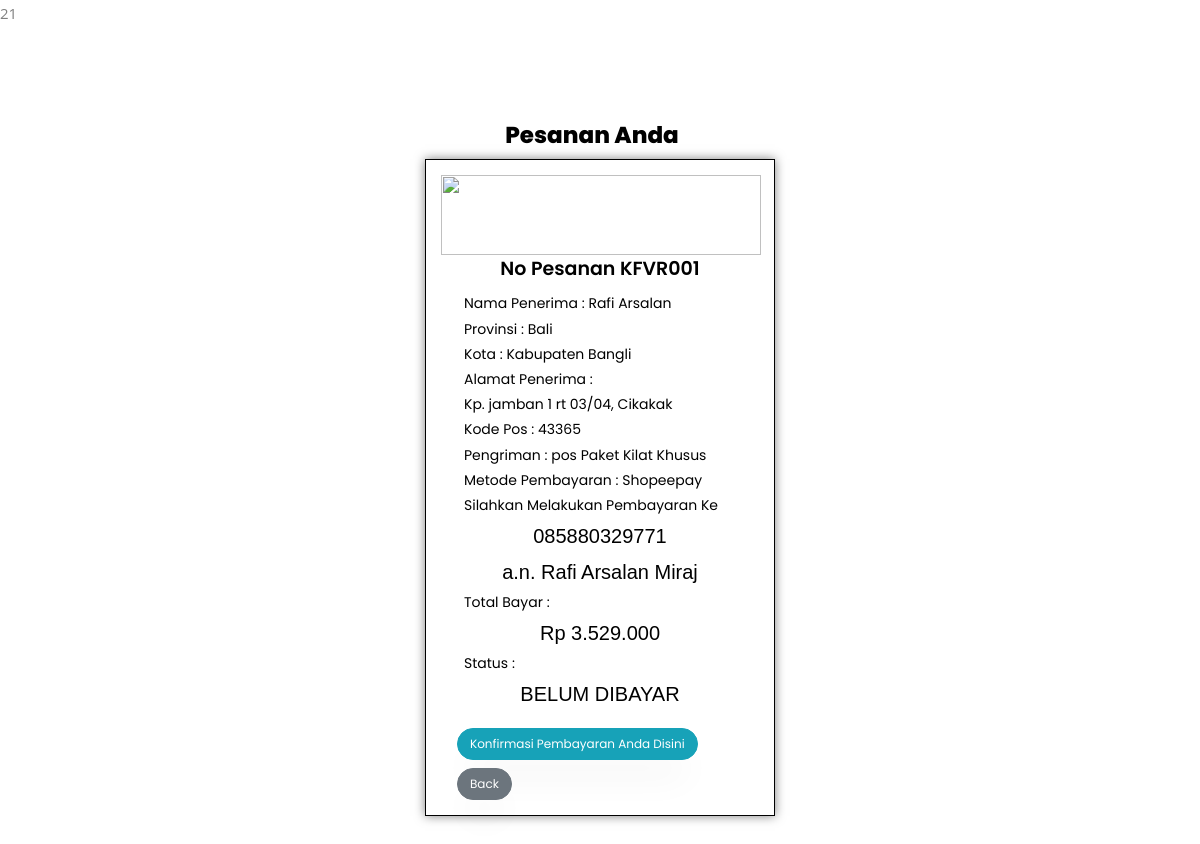
Screenshot of /pembayaran.php?key=21 with the database file from the repository.
### tables this page shows
CREATE TABLE `pesanan` (
  `id_pesanan` int(11) NOT NULL,
  `id_user` int(11) NOT NULL,
  `nomor_pesanan` varchar(100) NOT NULL,
  `nama_penerima` varchar(255) NOT NULL,
  `provinsi` varchar(100) NOT NULL,
  `distrik` varchar(100) NOT NULL,
  `alamat_pengiriman` varchar(255) NOT NULL,
  `ekspedisi` varchar(5) NOT NULL,
  `paket` varchar(100) NOT NULL,
  `kodepos` varchar(20) NOT NULL,
  `total_bayar` varchar(255) NOT NULL,
  `id_opsi` int(11) NOT NULL,
  `berat_barang` int(11) NOT NULL,
  `status_pembayaran` varchar(100) NOT NULL,
  `bukti_pembayaran` varchar(2255) NOT NULL,
  `resi` varchar(255) NOT NULL
);

CREATE TABLE `opsi_pembayaran` (
  `id_opsi` int(11) NOT NULL,
  `nama_pembayaran` varchar(50) NOT NULL,
  `nomor` varchar(100) NOT NULL
);

### pembayaran.php (the view, shortened to what this page needs)
<?php
    include('config.php');
    $kodepesanan = $_GET['key'];
    $query      = mysqli_query($conn,"SELECT * from pesanan where id_pesanan = $kodepesanan");
    $pesanan    = mysqli_fetch_assoc($query);
    $opsi    =  $pesanan['id_opsi'];
    $query      = mysqli_query($conn,"SELECT *from opsi_pembayaran where id_opsi = $opsi");
    $bayar     = mysqli_fetch_assoc($query);
?>
<!DOCTYPE html>
<html lang="en">
<head>
    <link rel="stylesheet" href="https://use.fontawesome.com/releases/v5.15.4/css/all.css" />
    <link rel="stylesheet" href="./css/style.css">
</head>
<body>
    <section class="sign-in mt-5">
        <div class="logo">
            <p class="navbar-brand">Pesanan Anda</p>
        </div>
        <div class="form mb-4">
            <div class="box" style="font-size: 14px;">
                <img src="images/barcode.png" alt="" width="320px" height="80px">
                <h4>No Pesanan <?=$pesanan['nomor_pesanan']?></h4>
                <div class="col md-6 ml-2">Nama Penerima     : <?=$pesanan['nama_penerima']?></div>
                <div class="col md-6 ml-2">Provinsi          : <?=$pesanan['provinsi']?></div>
                <div class="col md-6 ml-2">Kota : <?=$pesanan['distrik']?></div>
                <div class="col md-6 ml-2">Alamat Penerima :</div>
                <div class="col md-6 ml-2"><?=$pesanan['alamat_pengiriman']?></div>
                <div class="col md-6 ml-2">Kode Pos : <?=$pesanan['kodepos']?></div>
                <div class="col md-6 ml-2">Pengriman : <?=$pesanan['ekspedisi']?> <?=$pesanan['paket']?> </div>
                <div class="col md-6 ml-2">Metode Pembayaran : <?=$bayar['nama_pembayaran']?></div>
                <div class="col md-6 ml-2">Silahkan Melakukan Pembayaran Ke</div>
                <div class="col md-6 text-center" style="font-family: Helvetica; font-size : 20px;"> <?=$bayar['nomor']?></div>
                <div class="col md-6 text-center" style="font-family: Helvetica; font-size : 20px;">a.n. Rafi Arsalan Miraj</div>
                <div class="col md-6 ml-2">Total Bayar :</div>
                <div class="col md-6 text-center" style="font-family: Helvetica; font-size : 20px;">Rp <?=number_format($pesanan['total_bayar'],0,"",".")?></div>
                <div class="col md-6 ml-2">Status :</div>
                <div class="col md-6 text-center" style="font-family: Helvetica; font-size : 20px;">
                <?php
                    if($pesanan['status_pembayaran'] == 0)
                    {
                        echo "BELUM DIBAYAR";
                    }else if($pesanan['status_pembayaran'] == 1)
                    {
                        echo "MENUNGGU KONFIRMASI";
                    }else if($pesanan['status_pembayaran'] == 2)
                    {
                        echo "LUNAS<br> MENUNGGU PENGIRIMAN";
                    }else if($pesanan['status_pembayaran'] ==3){
                        echo "SUDAH DIKIRIM <br> Resi anda : <br>";
                    }
                ?>
                </div>
                <?php
                    if($pesanan['status_pembayaran'] == 0)
                    {
                        echo '<a href="konfirmasi.php?key='.$kodepesanan.'" class="btn btn-info ml-3 mt-3"> Konfirmasi Pembayaran Anda Disini</a>';
                    }else if($pesanan['status_pembayaran'] ==3){
                        echo '<div class="col md-6 text-center" style="font-family: Helvetica; font-size : 20px;">'.$pesanan['resi'].'</div>';
                    }
                ?>
            </div>
            <a href="daftar_pesanan.php" class="btn btn-secondary mt-2 ml-3">Back</a>
        </div>
    </section>
</body>
</html>

### rows the page displays
pesanan: nomor_pesanan "KFVR001", nama_penerima "Rafi Arsalan", provinsi "Bali", distrik "Kabupaten Bangli", alamat_pengiriman "Kp. jamban 1 rt 03/04, Cikakak", kodepos "43365", ekspedisi "pos", paket "Paket Kilat Khusus", total_bayar "3.529.000"
opsi_pembayaran: nama_pembayaran "Shopeepay", nomor "085880329771"
